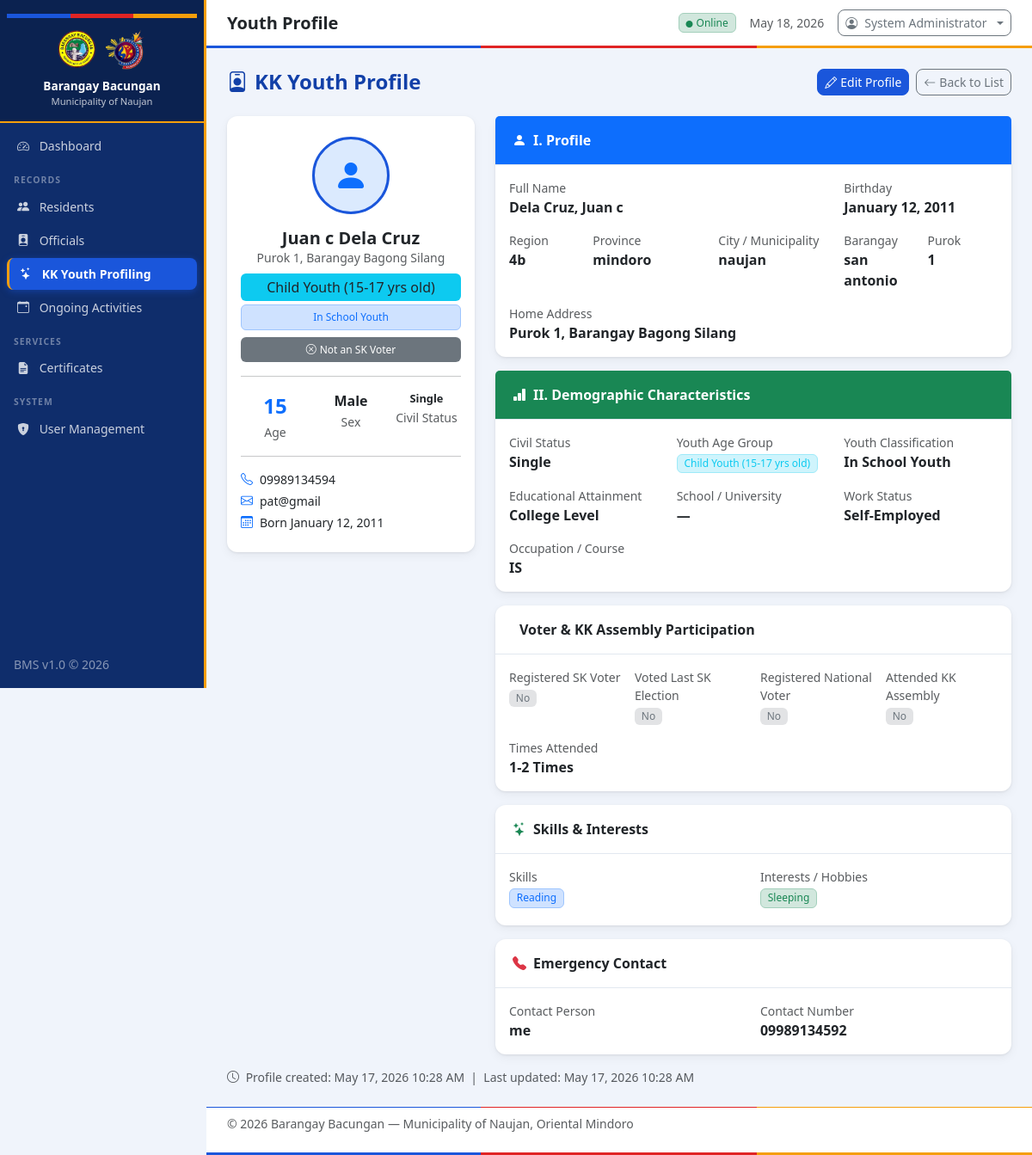
The app's page /modules/kk_youth/view.php?id=2 (signed in) with its own data.
### tables this page shows
CREATE TABLE users (
            id INTEGER PRIMARY KEY AUTOINCREMENT,
            username TEXT NOT NULL UNIQUE,
            password TEXT NOT NULL,
            full_name TEXT NOT NULL,
            role TEXT DEFAULT 'Staff',
            created_at TEXT DEFAULT (datetime('now','localtime'))
        );

CREATE TABLE kk_youth (
            id INTEGER PRIMARY KEY AUTOINCREMENT,
            first_name TEXT NOT NULL,
            middle_name TEXT,
            last_name TEXT NOT NULL,
            suffix TEXT,
            birthdate TEXT NOT NULL,
            gender TEXT NOT NULL,
            civil_status TEXT DEFAULT 'Single',
            address TEXT NOT NULL,
            contact TEXT,
            email TEXT,
            youth_classification TEXT,
            educational_status TEXT,
            school_name TEXT,
            employment_status TEXT,
            occupation TEXT,
            sk_voter TEXT DEFAULT 'No',
            skills TEXT,
            interests TEXT,
            emergency_contact_name TEXT,
            emergency_contact_number TEXT,
            created_at TEXT DEFAULT (datetime('now','localtime')),
            updated_at TEXT DEFAULT (datetime('now','localtime'))
        , region TEXT, province TEXT, city_municipality TEXT, barangay TEXT, purok TEXT, age INTEGER, home_address TEXT, youth_age_group TEXT, educational_attainment TEXT, work_status TEXT, voted_last_sk_election TEXT DEFAULT 'No', registered_national_voter TEXT DEFAULT 'No', attended_kk_assembly TEXT DEFAULT 'No', kk_assembly_times TEXT, kk_assembly_no_reason TEXT, registered_sk_voter TEXT DEFAULT 'No', is_archived INTEGER DEFAULT 0);

### modules/kk_youth/view.php (the view, shortened to what the rows shown need)
<?php
require_once __DIR__ . '/../../config/auth.php';
$rootPath  = '../../';
$db = getDB();
$id = (int)($_GET['id'] ?? 0);
$stmt = $db->prepare("
    SELECT *,
    CAST((julianday('now') - julianday(birthdate)) / 365.25 AS INTEGER) AS current_age
    FROM kk_youth WHERE id = ?
");
$stmt->execute([$id]);
$y = $stmt->fetch();
$homeAddress         = $y['home_address']           ?: ($y['address'] ?? '—');
$eduAttainment       = $y['educational_attainment']  ?: ($y['educational_status'] ?? '—');
$workStatus          = $y['work_status']              ?: ($y['employment_status'] ?? '—');
$registeredSKVoter   = $y['registered_sk_voter']     ?: ($y['sk_voter'] ?? 'No');
$ageGroup            = $y['youth_age_group']          ?: '—';
$agColor = 'secondary';
if (strpos($ageGroup, 'Child') !== false)  $agColor = 'info';
elseif (strpos($ageGroup, 'Core') !== false)  $agColor = 'warning';
elseif (strpos($ageGroup, 'Young') !== false) $agColor = 'success';
include __DIR__ . '/../../includes/header.php';
?>
<div class="page-header">
    <h4><i class="bi bi-person-badge me-2"></i>KK Youth Profile</h4>
    <div class="d-flex gap-2">
    </div>
</div>
<div class="row g-4">
    <div class="col-lg-4">
        <div class="card content-card text-center">
            <div class="card-body py-4">
                <div class="mx-auto mb-3 d-flex align-items-center justify-content-center"
                     style="width:90px;height:90px;border-radius:50%;
                            background:var(--blue-light);
                            border:3px solid var(--blue)">
                    <i class="bi bi-person-fill fs-1 text-primary"></i>
                </div>
                <h5 class="fw-bold mb-0">
                    <?= htmlspecialchars(
                        $y['first_name'] . ' '
                        . ($y['middle_name'] ? $y['middle_name'] . ' ' : '')
                        . $y['last_name']
                        . ($y['suffix'] ? ', ' . $y['suffix'] : '')
                    ) ?>
                </h5>
                <p class="text-muted small mb-2"><?= htmlspecialchars($homeAddress) ?></p>
                <span class="badge bg-<?= $agColor ?> text-dark px-3 py-2 mb-1 d-block fs-6">
                    <?= htmlspecialchars($ageGroup) ?>
                </span>
                <?php if (!empty($y['youth_classification'])): ?>
                <span class="badge bg-primary-subtle text-primary border border-primary-subtle px-3 py-2 d-block mb-2">
                    <?= htmlspecialchars($y['youth_classification']) ?>
                </span>
                <?php endif; ?>
                <?php if ($registeredSKVoter === 'Yes'): ?>
                <span class="badge bg-success px-3 py-2 d-block mb-2">
                    <i class="bi bi-check-circle-fill me-1"></i>SK Registered Voter
                </span>
                <?php else: ?>
                <span class="badge bg-secondary px-3 py-2 d-block mb-2">
                    <i class="bi bi-x-circle me-1"></i>Not an SK Voter
                </span>
                <?php endif; ?>
                <hr>
                <div class="row text-center g-2">
                    <div class="col-4">
                    </div>
                    <div class="col-4">
                        <div class="fw-bold text-dark"><?= htmlspecialchars($y['gender']) ?></div>
                        <small class="text-muted">Sex</small>
                    </div>
                    <div class="col-4">
                        <div class="fw-bold text-dark" style="font-size:0.8rem"><?= htmlspecialchars($y['civil_status'] ?? '—') ?></div>
                        <small class="text-muted">Civil Status</small>
                    </div>
                </div>
                <hr>
                <div class="text-start small">
                    <?php if ($y['contact']): ?>
                    <div class="mb-1"><i class="bi bi-telephone me-2 text-primary"></i><?= htmlspecialchars($y['contact']) ?></div>
                    <?php endif; ?>
                    <?php if ($y['email']): ?>
                    <div class="mb-1"><i class="bi bi-envelope me-2 text-primary"></i><?= htmlspecialchars($y['email']) ?></div>
                    <?php endif; ?>
                    <div><i class="bi bi-calendar3 me-2 text-primary"></i>Born <?= date('F d, Y', strtotime($y['birthdate'])) ?></div>
                </div>
            </div>
        </div>
    </div>
    <div class="col-lg-8">
        <div class="card content-card mb-3">
            <div class="card-body">
                <div class="row g-3">
                    <div class="col-sm-8">
                        <small class="text-muted d-block">Full Name</small>
                        <span class="fw-semibold">
                            <?= htmlspecialchars(
                                $y['last_name'] . ', '
                                . $y['first_name'] . ' '
                                . ($y['middle_name'] ?? '')
                                . ($y['suffix'] ? ' ' . $y['suffix'] : '')
                            ) ?>
                        </span>
                    </div>
                    <div class="col-sm-4">
                        <small class="text-muted d-block">Birthday</small>
                        <span class="fw-semibold"><?= date('F d, Y', strtotime($y['birthdate'])) ?></span>
                    </div>
                    <div class="col-sm-2">
                        <small class="text-muted d-block">Region</small>
                        <span class="fw-semibold"><?= htmlspecialchars($y['region'] ?? '—') ?></span>
                    </div>
                    <div class="col-sm-3">
                        <small class="text-muted d-block">Province</small>
                        <span class="fw-semibold"><?= htmlspecialchars($y['province'] ?? '—') ?></span>
                    </div>
                    <div class="col-sm-3">
                        <small class="text-muted d-block">City / Municipality</small>
                        <span class="fw-semibold"><?= htmlspecialchars($y['city_municipality'] ?? '—') ?></span>
                    </div>
                    <div class="col-sm-2">
                        <small class="text-muted d-block">Barangay</small>
                        <span class="fw-semibold"><?= htmlspecialchars($y['barangay'] ?? '—') ?></span>
                    </div>
                    <div class="col-sm-2">
                        <small class="text-muted d-block">Purok</small>
                        <span class="fw-semibold"><?= htmlspecialchars($y['purok'] ?? '—') ?></span>
                    </div>
                    <div class="col-sm-6">
                        <small class="text-muted d-block">Home Address</small>
                        <span class="fw-semibold"><?= htmlspecialchars($homeAddress) ?></span>
                    </div>
                </div>
            </div>
        </div>
        <div class="card content-card mb-3">
            <div class="card-body">
                <div class="row g-3">
                    <div class="col-sm-4">
                        <small class="text-muted d-block">Civil Status</small>
                        <span class="fw-semibold"><?= htmlspecialchars($y['civil_status'] ?? '—') ?></span>
                    </div>
                    <div class="col-sm-4">
                        <small class="text-muted d-block">Youth Age Group</small>
                        <span class="badge bg-<?= $agColor ?>-subtle text-<?= $agColor ?> border border-<?= $agColor ?>-subtle">
                            <?= htmlspecialchars($ageGroup) ?>
                        </span>
                    </div>
                    <div class="col-sm-4">
                        <small class="text-muted d-block">Youth Classification</small>
                        <span class="fw-semibold"><?= htmlspecialchars($y['youth_classification'] ?? '—') ?></span>
                    </div>
                    <div class="col-sm-4">
                        <small class="text-muted d-block">Educational Attainment</small>
                        <span class="fw-semibold"><?= htmlspecialchars($eduAttainment) ?></span>
                    </div>
                    <div class="col-sm-4">
                        <small class="text-muted d-block">School / University</small>
                        <span class="fw-semibold"><?= htmlspecialchars($y['school_name'] ?: '—') ?></span>
                    </div>
                    <div class="col-sm-4">
                        <small class="text-muted d-block">Work Status</small>
                        <span class="fw-semibold"><?= htmlspecialchars($workStatus) ?></span>
                    </div>
                    <?php if (!empty($y['occupation'])): ?>
                    <div class="col-sm-4">
                        <small class="text-muted d-block">Occupation / Course</small>
                        <span class="fw-semibold"><?= htmlspecialchars($y['occupation']) ?></span>
                    </div>
                    <?php endif; ?>
                </div>
            </div>
        </div>
        <div class="card content-card mb-3">
            <div class="card-body">
                <div class="row g-3">
                    <?php if (!empty($y['kk_assembly_times'])): ?>
                    <div class="col-sm-4">
                        <small class="text-muted d-block">Times Attended</small>
                        <span class="fw-semibold"><?= htmlspecialchars($y['kk_assembly_times']) ?></span>
                    </div>
                    <?php endif; ?>
                </div>
            </div>
        </div>
        <?php if (!empty($y['skills']) || !empty($y['interests'])): ?>
        <div class="card content-card mb-3">
            <div class="card-body">
                <div class="row g-3">
                    <div class="col-sm-6">
                        <small class="text-muted d-block">Skills</small>
                        <?php if ($y['skills']): ?>
                            <?php foreach (explode(',', $y['skills']) as $skill): ?>
                            <span class="badge bg-primary-subtle text-primary border border-primary-subtle me-1 mb-1">
                                <?= htmlspecialchars(trim($skill)) ?>
                            </span>
                            <?php endforeach; ?>
                        <?php else: ?>
                            <span class="text-muted">—</span>
                        <?php endif; ?>
                    </div>
                    <div class="col-sm-6">
                        <small class="text-muted d-block">Interests / Hobbies</small>
                        <?php if ($y['interests']): ?>
                            <?php foreach (explode(',', $y['interests']) as $interest): ?>
                            <span class="badge bg-success-subtle text-success border border-success-subtle me-1 mb-1">
                                <?= htmlspecialchars(trim($interest)) ?>
                            </span>
                            <?php endforeach; ?>
                        <?php else: ?>
                            <span class="text-muted">—</span>
                        <?php endif; ?>
                    </div>
                </div>
            </div>
        </div>
        <?php endif; ?>
        <?php if (!empty($y['emergency_contact_name']) || !empty($y['emergency_contact_number'])): ?>
        <div class="card content-card">
            <div class="card-header"><i class="bi bi-telephone-fill me-2 text-danger"></i>Emergency Contact</div>
            <div class="card-body">
                <div class="row g-3">
                    <div class="col-sm-6">
                        <small class="text-muted d-block">Contact Person</small>
                        <span class="fw-semibold"><?= htmlspecialchars($y['emergency_contact_name'] ?: '—') ?></span>
                    </div>
                    <div class="col-sm-6">
                        <small class="text-muted d-block">Contact Number</small>
                        <span class="fw-semibold"><?= htmlspecialchars($y['emergency_contact_number'] ?: '—') ?></span>
                    </div>
                </div>
            </div>
        </div>
        <?php endif; ?>
    </div>
</div>
<div class="text-muted small mt-3">
    <i class="bi bi-clock me-1"></i>
    Profile created: <?= date('F d, Y h:i A', strtotime($y['created_at'])) ?>
    &nbsp;|&nbsp;
    Last updated: <?= date('F d, Y h:i A', strtotime($y['updated_at'])) ?>
</div>
<?php include __DIR__ . '/../../includes/footer.php'; ?>

### includes/header.php (shortened to what the rows shown need)
<?php
require_once dirname(__DIR__) . '/config/auth.php';
$currentUser = getCurrentUser();
?>
<!DOCTYPE html>
<html lang="en">
<head>
    <link rel="stylesheet" href="https://cdn.jsdelivr.net/npm/bootstrap@5.3.2/dist/css/bootstrap.min.css">
    <link rel="stylesheet" href="https://cdn.jsdelivr.net/npm/bootstrap-icons@1.11.3/font/bootstrap-icons.min.css">
    <link rel="stylesheet" href="<?= $rootPath ?? '' ?>assets/css/style.css">
</head>
<body>
<div class="wrapper d-flex">
    <div class="main-content flex-grow-1 d-flex flex-column">
        <header class="topbar d-flex align-items-center px-4 py-2">
            <div class="ms-auto d-flex align-items-center gap-3">
                <div class="dropdown">
                    <button class="btn btn-sm btn-outline-secondary dropdown-toggle d-flex align-items-center gap-2" type="button" data-bs-toggle="dropdown">
                        <i class="bi bi-person-circle"></i>
                        <span class="d-none d-sm-inline"><?= htmlspecialchars($currentUser['full_name'] ?? 'User') ?></span>
                    </button>
                </div>
            </div>
        </header>
        <main class="flex-grow-1 p-4">

### records on screen
users: full_name "System Administrator"
kk_youth: first_name+middle_name+last_name "Juan c Dela Cruz", home_address "Purok 1, Barangay Bagong Silang", youth_age_group "Child Youth (15-17 yrs old)", youth_classification "In School Youth", gender "Male", civil_status "Single", contact "09989134594", email "pat@gmail", birthdate "January 12, 2011", last_name+first_name+middle_name "Dela Cruz, Juan c", region "4b", province "mindoro", city_municipality "naujan", barangay "san antonio", purok "1", educational_attainment "College Level", school_name "—", work_status "Self-Employed", occupation "IS", kk_assembly_times "1-2 Times", skills "Reading", interests "Sleeping", emergency_contact_name "me", emergency_contact_number "09989134592", created_at "May 17, 2026 10:28 AM", updated_at "May 17, 2026 10:28 AM"

### other values on screen
BARANGAY_NAME "Barangay Bacungan"
MUNICIPALITY "Municipality of Naujan"
$pageTitle "Youth Profile"
$y['current_age'] "15"
PROVINCE "Oriental Mindoro"
